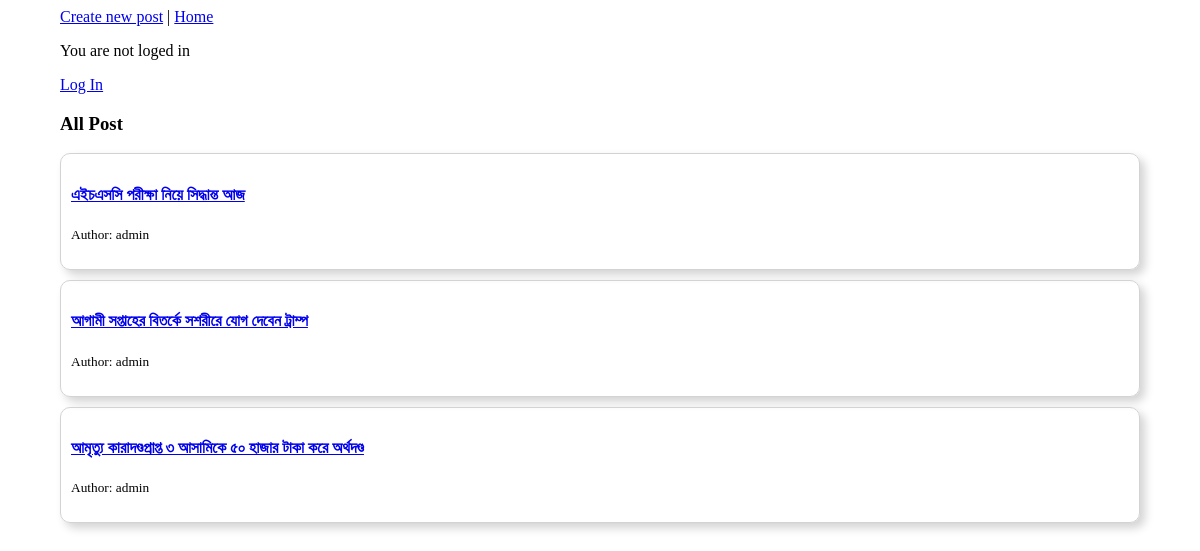
Before: / with the older database file.
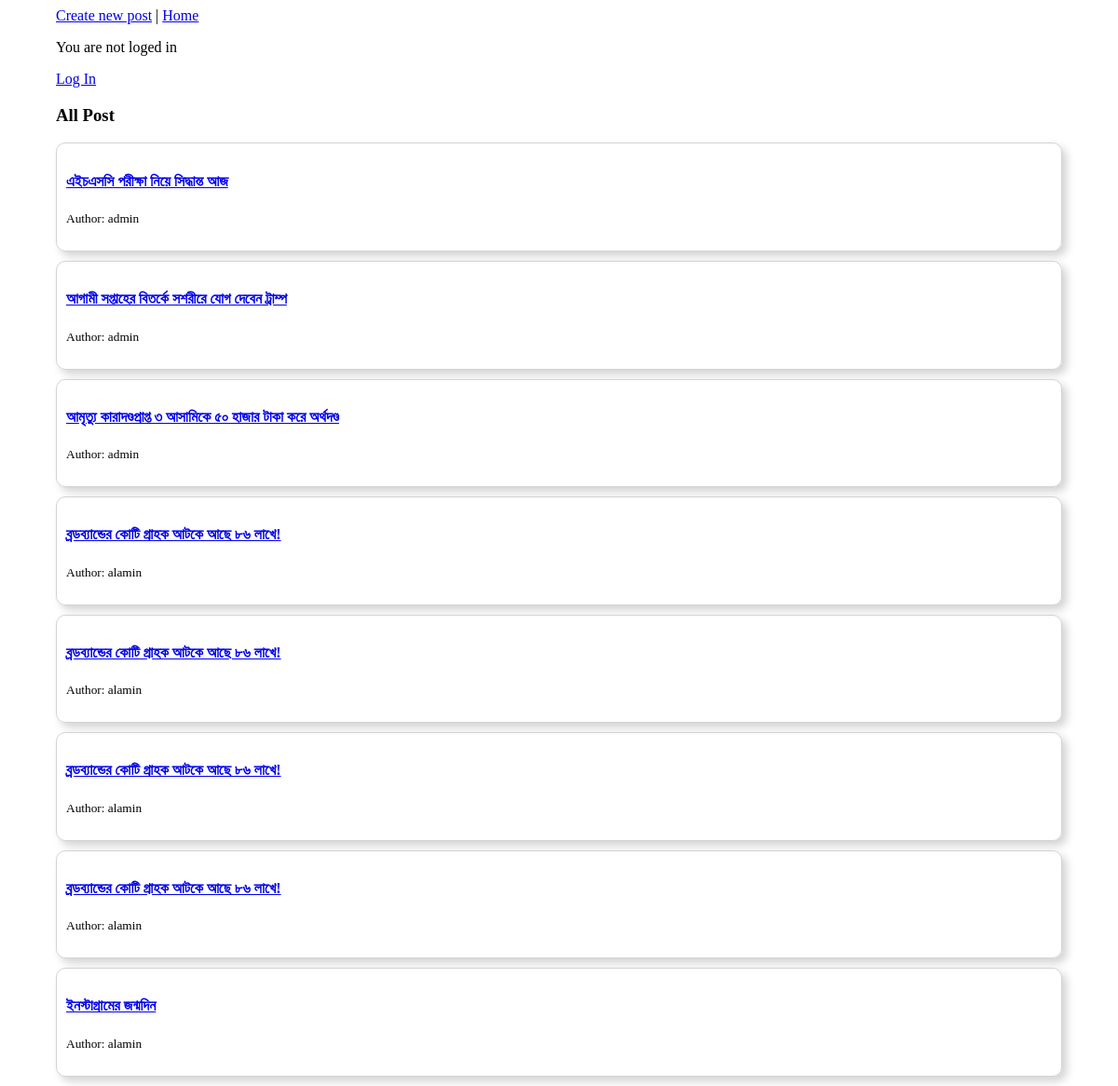
After: the same page with the newer database file.
### blog/models.py (models this page shows, shortened)
class Post(models.Model):
    title = models.CharField(blank=False, max_length=200)
    author = models.ForeignKey('auth.User', on_delete=models.CASCADE)
    body = models.TextField(blank=False)
    created_date = models.DateTimeField(auto_now_add=True)
    updated_date = models.DateTimeField(auto_now=True)
    slug = AutoSlugField(populate_from=lambda instance: instance.title,
                         unique_with=['title', 'author'],
                         slugify=lambda value: value.replace(' ','-'),
                          )

### blog/views.py (the view)
# urls.py: path('', PostListView.as_view(), name='home'),
class PostListView(ListView):
    context_object_name = 'all_post'
    model = Post
    template_name = 'blog/home.html'

### templates/blog/home.html
{% extends "blog/base.html" %}
{% block content_block %}
<h3>All Post</h3>
{% for post in all_post %}
  <div class="">
    <h4><a href="{% url 'blog:detail' post.slug %}">{{post.title}}</a> </h4>
    <p> <small> Author: {{post.author}}</small> </p>
  </div>
{% endfor %}
{% endblock %}

### templates/blog/base.html (shortened to what this page needs)
{% load static %}
<!DOCTYPE html>
<html lang="en" dir="ltr">
  <head>
    <link rel="stylesheet" href="{% static "style.css" %}">
  </head>
  <body>
    {% if user is not user.is_authenticated %}
      <a href="{% url 'blog:create_post' %}">Create new post</a> | <a href="{% url 'blog:home' %}">Home</a>
    {% else %}
      <a href="{% url 'login' %}">Log In</a>
    {% endif %}
    {% if user.is_authenticated %}
      <p>Welcome, {{user.username}}</p> (<a href="{% url 'logout' %}">Logout</a>)
    {% else %}
      <p>You are not loged in</p>
      <a href="{% url 'login' %}">Log In</a>
    {% endif %}
    {% block content_block %}
    {% endblock %}
  </body>
</html>

### static/style.css (style rules this page uses)
*, *:before, *:after { -webkit-box-sizing: border-box; -moz-box-sizing: border-box; box-sizing: border-box; }
body { margin-left: auto; margin-right: auto; width: 90%; }
div { border: 1px solid lightgrey; border-radius: 10px; box-shadow: 5px 5px 10px lightgrey; padding: 10px; margin-top: 10px; margin-bottom: 10px; }

Changed rows visible on the page:
added Post: title "ব্রডব্যান্ডের কোটি গ্রাহক আটকে আছে ৮৬ লাখে!", author "alamin"
added Post: title "ব্রডব্যান্ডের কোটি গ্রাহক আটকে আছে ৮৬ লাখে!", author "alamin"
added Post: title "ব্রডব্যান্ডের কোটি গ্রাহক আটকে আছে ৮৬ লাখে!", author "alamin"
added Post: title "ব্রডব্যান্ডের কোটি গ্রাহক আটকে আছে ৮৬ লাখে!", author "alamin"
added Post: title "ইনস্টাগ্রামের জন্মদিন", author "alamin"
